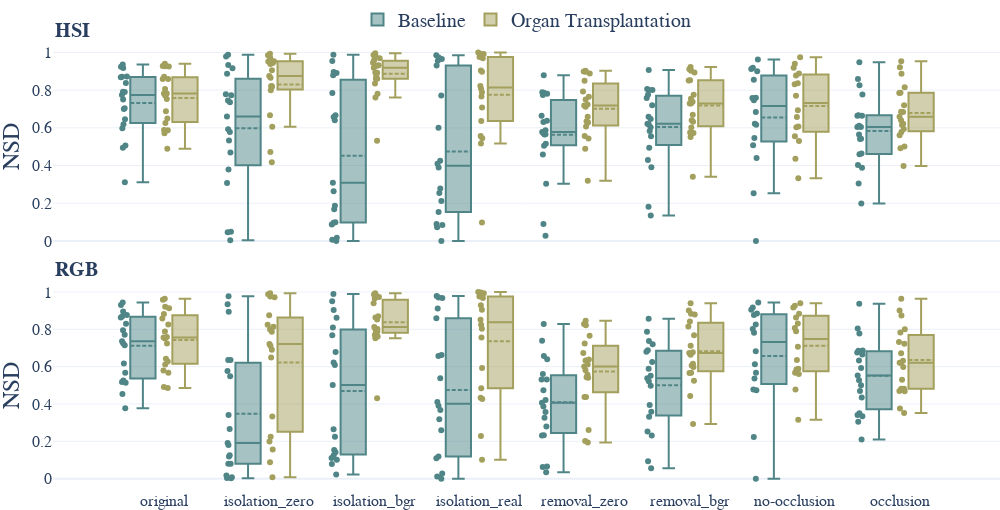

This figure's notebook cell:
### Code cell
fig = dataset_comparison(settings_seg.nsd_aggregation_short)
fig.update_yaxes(title="NSD")
fig.write_image(settings_context.paper_dir / "task_performance_NSD.pdf")
fig

### Figure 1 — Plotly figure (JSON) as saved in the notebook; plotly's stock layout.template omitted (floating-point values rounded to 4 significant figures)
{"data": [{"boxmean": true, "boxpoints": "all", "legendgroup": "baseline", "marker": {"color": "#508587"}, "name": "Baseline", "offsetgroup": "baseline", "showlegend": true, "text": ["stomach", "small_bowel", "colon", "liver", "gallbladder", "pancreas", "kidney", "spleen", "bladder", "omentum", "fat_subcutaneous", "lung", "heart", "skin", "muscle", "peritoneum", "major_vein", "kidney_with_Gerotas_fascia", "background"], "type": "box", "x": ["original", "original", "original", "original", "original", "original", "original", "original", "original", "original", "original", "original", "original", "original", "original", "original", "original", "original", "original"], "xaxis": "x", "y": [0.7902, 0.7915, 0.9242, 0.6459, 0.4944, 0.9171, 0.5979, 0.7034, 0.6184, 0.7747, 0.7, 0.7505, 0.8729, 0.8382, 0.5057, 0.8681, 0.8704, 0.3116, 0.9362], "yaxis": "y"}, {"boxmean": true, "boxpoints": "all", "legendgroup": "organ_transplantation", "marker": {"color": "#A39F5D"}, "name": "Organ Transplantation", "offsetgroup": "organ_transplantation", "showlegend": true, "text": ["stomach", "small_bowel", "colon", "liver", "gallbladder", "pancreas", "kidney", "spleen", "bladder", "omentum", "fat_subcutaneous", "lung", "heart", "skin", "muscle", "peritoneum", "major_vein", "kidney_with_Gerotas_fascia", "background"], "type": "box", "x": ["original", "original", "original", "original", "original", "original", "original", "original", "original", "original", "original", "original", "original", "original", "original", "original", "original", "original", "original"], "xaxis": "x", "y": [0.8059, 0.7825, 0.927, 0.6493, 0.4894, 0.9282, 0.6252, 0.6878, 0.5888, 0.7712, 0.7818, 0.7526, 0.8585, 0.871, 0.5715, 0.8585, 0.9402, 0.5878, 0.9252], "yaxis": "y"}, {"boxmean": true, "boxpoints": "all", "legendgroup": "baseline", "marker": {"color": "#508587"}, "name": "Baseline", "offsetgroup": "baseline", "showlegend": false, "text": ["stomach", "small_bowel", "colon", "liver", "gallbladder", "pancreas", "kidney", "spleen", "bladder", "omentum", "fat_subcutaneous", "lung", "heart", "skin", "muscle", "peritoneum", "major_vein", "kidney_with_Gerotas_fascia", "background"], "type": "box", "x": ["isolation_zero", "isolation_zero", "isolation_zero", "isolation_zero", "isolation_zero", "isolation_zero", "isolation_zero", "isolation_zero", "isolation_zero", "isolation_zero", "isolation_zero", "isolation_zero", "isolation_zero", "isolation_zero", "isolation_zero", "isolation_zero", "isolation_zero", "isolation_zero", "isolation_zero"], "xaxis": "x", "y": [0.5325, 0.9786, 0.7783, 0.8873, 0.003813, 0.5777, 0.4687, 0.7724, 0.6604, 0.3072, 0.9159, 0.7445, 0.7362, 0.9337, 0.5931, 0.3795, 0.04847, 0.04664, 0.9872], "yaxis": "y"}, {"boxmean": true, "boxpoints": "all", "legendgroup": "organ_transplantation", "marker": {"color": "#A39F5D"}, "name": "Organ Transplantation", "offsetgroup": "organ_transplantation", "showlegend": false, "text": ["stomach", "small_bowel", "colon", "liver", "gallbladder", "pancreas", "kidney", "spleen", "bladder", "omentum", "fat_subcutaneous", "lung", "heart", "skin", "muscle", "peritoneum", "major_vein", "kidney_with_Gerotas_fascia", "background"], "type": "box", "x": ["isolation_zero", "isolation_zero", "isolation_zero", "isolation_zero", "isolation_zero", "isolation_zero", "isolation_zero", "isolation_zero", "isolation_zero", "isolation_zero", "isolation_zero", "isolation_zero", "isolation_zero", "isolation_zero", "isolation_zero", "isolation_zero", "isolation_zero", "isolation_zero", "isolation_zero"], "xaxis": "x", "y": [0.9388, 0.9538, 0.9438, 0.9521, 0.4717, 0.9703, 0.9057, 0.8744, 0.6058, 0.818, 0.8652, 0.7988, 0.9854, 0.822, 0.6674, 0.8211, 0.9533, 0.4181, 0.993], "yaxis": "y"}, {"boxmean": true, "boxpoints": "all", "legendgroup": "baseline", "marker": {"color": "#508587"}, "name": "Baseline", "offsetgroup": "baseline", "showlegend": false, "text": ["stomach", "small_bowel", "colon", "liver", "gallbladder", "pancreas", "kidney", "spleen", "bladder", "omentum", "fat_subcutaneous", "lung", "heart", "skin", "muscle", "peritoneum", "major_vein", "kidney_with_Gerotas_fascia", "background"], "type": "box", "x": ["isolation_bgr", "isolation_bgr", "isolation_bgr", "isolation_bgr", "isolation_bgr", "isolation_bgr", "isolation_bgr", "isolation_bgr", "isolation_bgr", "isolation_bgr", "isolation_bgr", "isolation_bgr", "isolation_bgr", "isolation_bgr", "isolation_bgr", "isolation_bgr", "isolation_bgr", "isolation_bgr", "isolation_bgr"], "xaxis": "x", "y": [0.09987, 0.8961, 0.658, 0.6674, 0.08674, 0.09663, 0.0175, 0.1676, 0.7846, 0.0058, 0.1874, 0.8905, 0.9545, 0.8793, 0.3081, 0.6396, 0.2642, 0, 0.9877], "yaxis": "y"}, {"boxmean": true, "boxpoints": "all", "legendgroup": "organ_transplantation", "marker": {"color": "#A39F5D"}, "name": "Organ Transplantation", "offsetgroup": "organ_transplantation", "showlegend": false, "text": ["stomach", "small_bowel", "colon", "liver", "gallbladder", "pancreas", "kidney", "spleen", "bladder", "omentum", "fat_subcutaneous", "lung", "heart", "skin", "muscle", "peritoneum", "major_vein", "kidney_with_Gerotas_fascia", "background"], "type": "box", "x": ["isolation_bgr", "isolation_bgr", "isolation_bgr", "isolation_bgr", "isolation_bgr", "isolation_bgr", "isolation_bgr", "isolation_bgr", "isolation_bgr", "isolation_bgr", "isolation_bgr", "isolation_bgr", "isolation_bgr", "isolation_bgr", "isolation_bgr", "isolation_bgr", "isolation_bgr", "isolation_bgr", "isolation_bgr"], "xaxis": "x", "y": [0.9321, 0.9449, 0.9689, 0.8936, 0.5313, 0.9318, 0.8921, 0.8741, 0.8602, 0.8603, 0.9596, 0.7814, 0.9861, 0.8346, 0.7615, 0.9193, 0.9819, 0.9293, 0.996], "yaxis": "y"}, {"boxmean": true, "boxpoints": "all", "legendgroup": "baseline", "marker": {"color": "#508587"}, "name": "Baseline", "offsetgroup": "baseline", "showlegend": false, "text": ["stomach", "small_bowel", "colon", "liver", "gallbladder", "pancreas", "kidney", "spleen", "bladder", "omentum", "lung", "heart", "skin", "muscle", "peritoneum", "major_vein", "kidney_with_Gerotas_fascia", "background"], "type": "box", "x": ["isolation_real", "isolation_real", "isolation_real", "isolation_real", "isolation_real", "isolation_real", "isolation_real", "isolation_real", "isolation_real", "isolation_real", "isolation_real", "isolation_real", "isolation_real", "isolation_real", "isolation_real", "isolation_real", "isolation_real", "isolation_real"], "xaxis": "x", "y": [0.2541, 0.7712, 0.985, 0.2777, 0.07218, 0.08433, 0.389, 0.153, 0.4256, 0, 0.9733, 0.9558, 0.9301, 0.09041, 0.6009, 0.409, 0.2122, 0.9654], "yaxis": "y"}, {"boxmean": true, "boxpoints": "all", "legendgroup": "organ_transplantation", "marker": {"color": "#A39F5D"}, "name": "Organ Transplantation", "offsetgroup": "organ_transplantation", "showlegend": false, "text": ["stomach", "small_bowel", "colon", "liver", "gallbladder", "pancreas", "kidney", "spleen", "bladder", "omentum", "lung", "heart", "skin", "muscle", "peritoneum", "major_vein", "kidney_with_Gerotas_fascia", "background"], "type": "box", "x": ["isolation_real", "isolation_real", "isolation_real", "isolation_real", "isolation_real", "isolation_real", "isolation_real", "isolation_real", "isolation_real", "isolation_real", "isolation_real", "isolation_real", "isolation_real", "isolation_real", "isolation_real", "isolation_real", "isolation_real", "isolation_real"], "xaxis": "x", "y": [0.7085, 0.8973, 0.9697, 0.557, 0.5448, 0.6358, 0.8074, 0.7667, 0.7888, 0.9046, 0.9852, 0.9919, 0.9911, 0.09752, 0.8213, 1, 0.5173, 0.9764], "yaxis": "y"}, {"boxmean": true, "boxpoints": "all", "legendgroup": "baseline", "marker": {"color": "#508587"}, "name": "Baseline", "offsetgroup": "baseline", "showlegend": false, "text": ["stomach", "small_bowel", "colon", "liver", "gallbladder", "pancreas", "kidney", "spleen", "bladder", "omentum", "fat_subcutaneous", "lung", "heart", "skin", "muscle", "peritoneum", "major_vein", "kidney_with_Gerotas_fascia", "background"], "type": "box", "x": ["removal_zero", "removal_zero", "removal_zero", "removal_zero", "removal_zero", "removal_zero", "removal_zero", "removal_zero", "removal_zero", "removal_zero", "removal_zero", "removal_zero", "removal_zero", "removal_zero", "removal_zero", "removal_zero", "removal_zero", "removal_zero", "removal_zero"], "xaxis": "x", "y": [0.5056, 0.6642, 0.7857, 0.5657, 0.02794, 0.789, 0.4581, 0.6372, 0.3029, 0.5871, 0.5782, 0.6313, 0.7813, 0.7747, 0.5159, 0.5712, 0.5646, 0.08983, 0.8786], "yaxis": "y"}, {"boxmean": true, "boxpoints": "all", "legendgroup": "organ_transplantation", "marker": {"color": "#A39F5D"}, "name": "Organ Transplantation", "offsetgroup": "organ_transplantation", "showlegend": false, "text": ["stomach", "small_bowel", "colon", "liver", "gallbladder", "pancreas", "kidney", "spleen", "bladder", "omentum", "fat_subcutaneous", "lung", "heart", "skin", "muscle", "peritoneum", "major_vein", "kidney_with_Gerotas_fascia", "background"], "type": "box", "x": ["removal_zero", "removal_zero", "removal_zero", "removal_zero", "removal_zero", "removal_zero", "removal_zero", "removal_zero", "removal_zero", "removal_zero", "removal_zero", "removal_zero", "removal_zero", "removal_zero", "removal_zero", "removal_zero", "removal_zero", "removal_zero", "removal_zero"], "xaxis": "x", "y": [0.7505, 0.7648, 0.8986, 0.6345, 0.3188, 0.9033, 0.6072, 0.6592, 0.4895, 0.7113, 0.6283, 0.7186, 0.8496, 0.7926, 0.5562, 0.7235, 0.8979, 0.5435, 0.8885], "yaxis": "y"}, {"boxmean": true, "boxpoints": "all", "legendgroup": "baseline", "marker": {"color": "#508587"}, "name": "Baseline", "offsetgroup": "baseline", "showlegend": false, "text": ["stomach", "small_bowel", "colon", "liver", "gallbladder", "pancreas", "kidney", "spleen", "bladder", "omentum", "fat_subcutaneous", "lung", "heart", "skin", "muscle", "peritoneum", "major_vein", "kidney_with_Gerotas_fascia", "background"], "type": "box", "x": ["removal_bgr", "removal_bgr", "removal_bgr", "removal_bgr", "removal_bgr", "removal_bgr", "removal_bgr", "removal_bgr", "removal_bgr", "removal_bgr", "removal_bgr", "removal_bgr", "removal_bgr", "removal_bgr", "removal_bgr", "removal_bgr", "removal_bgr", "removal_bgr", "removal_bgr"], "xaxis": "x", "y": [0.6033, 0.7195, 0.8007, 0.5831, 0.1813, 0.8055, 0.4942, 0.6175, 0.43, 0.6473, 0.5557, 0.6591, 0.8005, 0.7751, 0.3915, 0.6215, 0.758, 0.135, 0.9068], "yaxis": "y"}, {"boxmean": true, "boxpoints": "all", "legendgroup": "organ_transplantation", "marker": {"color": "#A39F5D"}, "name": "Organ Transplantation", "offsetgroup": "organ_transplantation", "showlegend": false, "text": ["stomach", "small_bowel", "colon", "liver", "gallbladder", "pancreas", "kidney", "spleen", "bladder", "omentum", "fat_subcutaneous", "lung", "heart", "skin", "muscle", "peritoneum", "major_vein", "kidney_with_Gerotas_fascia", "background"], "type": "box", "x": ["removal_bgr", "removal_bgr", "removal_bgr", "removal_bgr", "removal_bgr", "removal_bgr", "removal_bgr", "removal_bgr", "removal_bgr", "removal_bgr", "removal_bgr", "removal_bgr", "removal_bgr", "removal_bgr", "removal_bgr", "removal_bgr", "removal_bgr", "removal_bgr", "removal_bgr"], "xaxis": "x", "y": [0.754, 0.7761, 0.9102, 0.6323, 0.3409, 0.9027, 0.6012, 0.669, 0.5513, 0.7293, 0.6408, 0.7297, 0.853, 0.8513, 0.5753, 0.7389, 0.9223, 0.572, 0.8939], "yaxis": "y"}, {"boxmean": true, "boxpoints": "all", "legendgroup": "baseline", "marker": {"color": "#508587"}, "name": "Baseline", "offsetgroup": "baseline", "showlegend": false, "text": ["stomach", "small_bowel", "colon", "liver", "gallbladder", "kidney", "spleen", "bladder", "omentum", "fat_subcutaneous", "lung", "heart", "skin", "muscle", "peritoneum", "background"], "type": "box", "x": ["no-occlusion", "no-occlusion", "no-occlusion", "no-occlusion", "no-occlusion", "no-occlusion", "no-occlusion", "no-occlusion", "no-occlusion", "no-occlusion", "no-occlusion", "no-occlusion", "no-occlusion", "no-occlusion", "no-occlusion", "no-occlusion"], "xaxis": "x", "y": [0.7602, 0.758, 0.9123, 0.5465, 0.253, 0, 0.6213, 0.6164, 0.747, 0.5078, 0.6844, 0.9, 0.9627, 0.4398, 0.8555, 0.9183], "yaxis": "y"}, {"boxmean": true, "boxpoints": "all", "legendgroup": "organ_transplantation", "marker": {"color": "#A39F5D"}, "name": "Organ Transplantation", "offsetgroup": "organ_transplantation", "showlegend": false, "text": ["stomach", "small_bowel", "colon", "liver", "gallbladder", "kidney", "spleen", "bladder", "omentum", "fat_subcutaneous", "lung", "heart", "skin", "muscle", "peritoneum", "background"], "type": "box", "x": ["no-occlusion", "no-occlusion", "no-occlusion", "no-occlusion", "no-occlusion", "no-occlusion", "no-occlusion", "no-occlusion", "no-occlusion", "no-occlusion", "no-occlusion", "no-occlusion", "no-occlusion", "no-occlusion", "no-occlusion", "no-occlusion"], "xaxis": "x", "y": [0.8313, 0.7705, 0.9399, 0.6076, 0.3323, 0.4357, 0.6575, 0.6027, 0.8369, 0.5299, 0.6931, 0.8771, 0.974, 0.5557, 0.8878, 0.9181], "yaxis": "y"}, {"boxmean": true, "boxpoints": "all", "legendgroup": "baseline", "marker": {"color": "#508587"}, "name": "Baseline", "offsetgroup": "baseline", "showlegend": false, "text": ["stomach", "small_bowel", "colon", "liver", "gallbladder", "pancreas", "kidney", "spleen", "bladder", "omentum", "fat_subcutaneous", "lung", "heart", "skin", "muscle", "peritoneum", "major_vein", "kidney_with_Gerotas_fascia", "background"], "type": "box", "x": ["occlusion", "occlusion", "occlusion", "occlusion", "occlusion", "occlusion", "occlusion", "occlusion", "occlusion", "occlusion", "occlusion", "occlusion", "occlusion", "occlusion", "occlusion", "occlusion", "occlusion", "occlusion", "occlusion"], "xaxis": "x", "y": [0.3044, 0.6668, 0.6645, 0.4597, 0.3885, 0.1982, 0.5653, 0.5406, 0.5421, 0.6051, 0.6643, 0.8595, 0.9484, 0.6048, 0.464, 0.6112, 0.8258, 0.4024, 0.7763], "yaxis": "y"}, {"boxmean": true, "boxpoints": "all", "legendgroup": "organ_transplantation", "marker": {"color": "#A39F5D"}, "name": "Organ Transplantation", "offsetgroup": "organ_transplantation", "showlegend": false, "text": ["stomach", "small_bowel", "colon", "liver", "gallbladder", "pancreas", "kidney", "spleen", "bladder", "omentum", "fat_subcutaneous", "lung", "heart", "skin", "muscle", "peritoneum", "major_vein", "kidney_with_Gerotas_fascia", "background"], "type": "box", "x": ["occlusion", "occlusion", "occlusion", "occlusion", "occlusion", "occlusion", "occlusion", "occlusion", "occlusion", "occlusion", "occlusion", "occlusion", "occlusion", "occlusion", "occlusion", "occlusion", "occlusion", "occlusion", "occlusion"], "xaxis": "x", "y": [0.5943, 0.7194, 0.8151, 0.5006, 0.3974, 0.6837, 0.64, 0.4923, 0.5775, 0.6594, 0.786, 0.8868, 0.9535, 0.6145, 0.6212, 0.6853, 0.9209, 0.5609, 0.7843], "yaxis": "y"}, {"boxmean": true, "boxpoints": "all", "legendgroup": "baseline", "marker": {"color": "#508587"}, "name": "Baseline", "offsetgroup": "baseline", "showlegend": false, "text": ["stomach", "small_bowel", "colon", "liver", "gallbladder", "pancreas", "kidney", "spleen", "bladder", "omentum", "fat_subcutaneous", "lung", "heart", "skin", "muscle", "peritoneum", "major_vein", "kidney_with_Gerotas_fascia", "background"], "type": "box", "x": ["original", "original", "original", "original", "original", "original", "original", "original", "original", "original", "original", "original", "original", "original", "original", "original", "original", "original", "original"], "xaxis": "x2", "y": [0.725, 0.7946, 0.8954, 0.6165, 0.5174, 0.9437, 0.5142, 0.5672, 0.5264, 0.7709, 0.714, 0.7355, 0.8686, 0.8636, 0.4536, 0.8303, 0.8772, 0.3777, 0.9298], "yaxis": "y2"}, {"boxmean": true, "boxpoints": "all", "legendgroup": "organ_transplantation", "marker": {"color": "#A39F5D"}, "name": "Organ Transplantation", "offsetgroup": "organ_transplantation", "showlegend": false, "text": ["stomach", "small_bowel", "colon", "liver", "gallbladder", "pancreas", "kidney", "spleen", "bladder", "omentum", "fat_subcutaneous", "lung", "heart", "skin", "muscle", "peritoneum", "major_vein", "kidney_with_Gerotas_fascia", "background"], "type": "box", "x": ["original", "original", "original", "original", "original", "original", "original", "original", "original", "original", "original", "original", "original", "original", "original", "original", "original", "original", "original"], "xaxis": "x2", "y": [0.7568, 0.7877, 0.9124, 0.6428, 0.4905, 0.9579, 0.6276, 0.6113, 0.5793, 0.7592, 0.7235, 0.7514, 0.8576, 0.8816, 0.5667, 0.8259, 0.9641, 0.4859, 0.921], "yaxis": "y2"}, {"boxmean": true, "boxpoints": "all", "legendgroup": "baseline", "marker": {"color": "#508587"}, "name": "Baseline", "offsetgroup": "baseline", "showlegend": false, "text": ["stomach", "small_bowel", "colon", "liver", "gallbladder", "pancreas", "kidney", "spleen", "bladder", "omentum", "fat_subcutaneous", "lung", "heart", "skin", "muscle", "peritoneum", "major_vein", "kidney_with_Gerotas_fascia", "background"], "type": "box", "x": ["isolation_zero", "isolation_zero", "isolation_zero", "isolation_zero", "isolation_zero", "isolation_zero", "isolation_zero", "isolation_zero", "isolation_zero", "isolation_zero", "isolation_zero", "isolation_zero", "isolation_zero", "isolation_zero", "isolation_zero", "isolation_zero", "isolation_zero", "isolation_zero", "isolation_zero"], "xaxis": "x2", "y": [0.1799, 0.341, 0.5482, 0.635, 0.003395, 0.2661, 0.07993, 0.1905, 0.07966, 0.1259, 0.1188, 0.8945, 0.9345, 0.635, 0.007025, 0.5764, 0.01727, 0.001616, 0.9772], "yaxis": "y2"}, {"boxmean": true, "boxpoints": "all", "legendgroup": "organ_transplantation", "marker": {"color": "#A39F5D"}, "name": "Organ Transplantation", "offsetgroup": "organ_transplantation", "showlegend": false, "text": ["stomach", "small_bowel", "colon", "liver", "gallbladder", "pancreas", "kidney", "spleen", "bladder", "omentum", "fat_subcutaneous", "lung", "heart", "skin", "muscle", "peritoneum", "major_vein", "kidney_with_Gerotas_fascia", "background"], "type": "box", "x": ["isolation_zero", "isolation_zero", "isolation_zero", "isolation_zero", "isolation_zero", "isolation_zero", "isolation_zero", "isolation_zero", "isolation_zero", "isolation_zero", "isolation_zero", "isolation_zero", "isolation_zero", "isolation_zero", "isolation_zero", "isolation_zero", "isolation_zero", "isolation_zero", "isolation_zero"], "xaxis": "x2", "y": [0.7209, 0.825, 0.8752, 0.7119, 0.00778, 0.9878, 0.7875, 0.2244, 0.08826, 0.9717, 0.6494, 0.7992, 0.9752, 0.8131, 0.3333, 0.6909, 0.1993, 0.1555, 0.9934], "yaxis": "y2"}, {"boxmean": true, "boxpoints": "all", "legendgroup": "baseline", "marker": {"color": "#508587"}, "name": "Baseline", "offsetgroup": "baseline", "showlegend": false, "text": ["stomach", "small_bowel", "colon", "liver", "gallbladder", "pancreas", "kidney", "spleen", "bladder", "omentum", "fat_subcutaneous", "lung", "heart", "skin", "muscle", "peritoneum", "major_vein", "kidney_with_Gerotas_fascia", "background"], "type": "box", "x": ["isolation_bgr", "isolation_bgr", "isolation_bgr", "isolation_bgr", "isolation_bgr", "isolation_bgr", "isolation_bgr", "isolation_bgr", "isolation_bgr", "isolation_bgr", "isolation_bgr", "isolation_bgr", "isolation_bgr", "isolation_bgr", "isolation_bgr", "isolation_bgr", "isolation_bgr", "isolation_bgr", "isolation_bgr"], "xaxis": "x2", "y": [0.07797, 0.9029, 0.8091, 0.9509, 0.02213, 0.1414, 0.2645, 0.2241, 0.5013, 0.1006, 0.6786, 0.8618, 0.7678, 0.6089, 0.1254, 0.6216, 0.1527, 0.1101, 0.9888], "yaxis": "y2"}, {"boxmean": true, "boxpoints": "all", "legendgroup": "organ_transplantation", "marker": {"color": "#A39F5D"}, "name": "Organ Transplantation", "offsetgroup": "organ_transplantation", "showlegend": false, "text": ["stomach", "small_bowel", "colon", "liver", "gallbladder", "pancreas", "kidney", "spleen", "bladder", "omentum", "fat_subcutaneous", "lung", "heart", "skin", "muscle", "peritoneum", "major_vein", "kidney_with_Gerotas_fascia", "background"], "type": "box", "x": ["isolation_bgr", "isolation_bgr", "isolation_bgr", "isolation_bgr", "isolation_bgr", "isolation_bgr", "isolation_bgr", "isolation_bgr", "isolation_bgr", "isolation_bgr", "isolation_bgr", "isolation_bgr", "isolation_bgr", "isolation_bgr", "isolation_bgr", "isolation_bgr", "isolation_bgr", "isolation_bgr", "isolation_bgr"], "xaxis": "x2", "y": [0.7878, 0.965, 0.9738, 0.8635, 0.4307, 0.9866, 0.7947, 0.8014, 0.7523, 0.8523, 0.813, 0.801, 0.9867, 0.8698, 0.7691, 0.7608, 0.9401, 0.7787, 0.9927], "yaxis": "y2"}, {"boxmean": true, "boxpoints": "all", "legendgroup": "baseline", "marker": {"color": "#508587"}, "name": "Baseline", "offsetgroup": "baseline", "showlegend": false, "text": ["stomach", "small_bowel", "colon", "liver", "gallbladder", "pancreas", "kidney", "spleen", "bladder", "omentum", "lung", "heart", "skin", "muscle", "peritoneum", "major_vein", "kidney_with_Gerotas_fascia", "background"], "type": "box", "x": ["isolation_real", "isolation_real", "isolation_real", "isolation_real", "isolation_real", "isolation_real", "isolation_real", "isolation_real", "isolation_real", "isolation_real", "isolation_real", "isolation_real", "isolation_real", "isolation_real", "isolation_real", "isolation_real", "isolation_real", "isolation_real"], "xaxis": "x2", "y": [0.3672, 0.8597, 0.9787, 0.391, 0.1091, 0.01095, 0.4103, 0.02779, 0.5384, 0, 0.9701, 0.9113, 0.6568, 0.1186, 0.6622, 0.2597, 0.3178, 0.9677], "yaxis": "y2"}, {"boxmean": true, "boxpoints": "all", "legendgroup": "organ_transplantation", "marker": {"color": "#A39F5D"}, "name": "Organ Transplantation", "offsetgroup": "organ_transplantation", "showlegend": false, "text": ["stomach", "small_bowel", "colon", "liver", "gallbladder", "pancreas", "kidney", "spleen", "bladder", "omentum", "lung", "heart", "skin", "muscle", "peritoneum", "major_vein", "kidney_with_Gerotas_fascia", "background"], "type": "box", "x": ["isolation_real", "isolation_real", "isolation_real", "isolation_real", "isolation_real", "isolation_real", "isolation_real", "isolation_real", "isolation_real", "isolation_real", "isolation_real", "isolation_real", "isolation_real", "isolation_real", "isolation_real", "isolation_real", "isolation_real", "isolation_real"], "xaxis": "x2", "y": [0.8248, 0.9288, 0.993, 0.4264, 0.2279, 0.8513, 0.8033, 0.5929, 0.7557, 1, 0.9897, 0.9966, 0.9759, 0.1015, 0.9043, 0.4336, 0.484, 0.9683], "yaxis": "y2"}, {"boxmean": true, "boxpoints": "all", "legendgroup": "baseline", "marker": {"color": "#508587"}, "name": "Baseline", "offsetgroup": "baseline", "showlegend": false, "text": ["stomach", "small_bowel", "colon", "liver", "gallbladder", "pancreas", "kidney", "spleen", "bladder", "omentum", "fat_subcutaneous", "lung", "heart", "skin", "muscle", "peritoneum", "major_vein", "kidney_with_Gerotas_fascia", "background"], "type": "box", "x": ["removal_zero", "removal_zero", "removal_zero", "removal_zero", "removal_zero", "removal_zero", "removal_zero", "removal_zero", "removal_zero", "removal_zero", "removal_zero", "removal_zero", "removal_zero", "removal_zero", "removal_zero", "removal_zero", "removal_zero", "removal_zero", "removal_zero"], "xaxis": "x2", "y": [0.3565, 0.561, 0.6391, 0.4065, 0.0618, 0.3859, 0.2796, 0.2322, 0.06461, 0.5317, 0.3266, 0.5309, 0.7392, 0.6568, 0.2316, 0.4741, 0.4213, 0.03408, 0.8291], "yaxis": "y2"}, {"boxmean": true, "boxpoints": "all", "legendgroup": "organ_transplantation", "marker": {"color": "#A39F5D"}, "name": "Organ Transplantation", "offsetgroup": "organ_transplantation", "showlegend": false, "text": ["stomach", "small_bowel", "colon", "liver", "gallbladder", "pancreas", "kidney", "spleen", "bladder", "omentum", "fat_subcutaneous", "lung", "heart", "skin", "muscle", "peritoneum", "major_vein", "kidney_with_Gerotas_fascia", "background"], "type": "box", "x": ["removal_zero", "removal_zero", "removal_zero", "removal_zero", "removal_zero", "removal_zero", "removal_zero", "removal_zero", "removal_zero", "removal_zero", "removal_zero", "removal_zero", "removal_zero", "removal_zero", "removal_zero", "removal_zero", "removal_zero", "removal_zero", "removal_zero"], "xaxis": "x2", "y": [0.5809, 0.7245, 0.8214, 0.5426, 0.1934, 0.5567, 0.5404, 0.4377, 0.202, 0.6333, 0.6116, 0.6388, 0.8457, 0.7654, 0.437, 0.6737, 0.601, 0.2609, 0.8289], "yaxis": "y2"}, {"boxmean": true, "boxpoints": "all", "legendgroup": "baseline", "marker": {"color": "#508587"}, "name": "Baseline", "offsetgroup": "baseline", "showlegend": false, "text": ["stomach", "small_bowel", "colon", "liver", "gallbladder", "pancreas", "kidney", "spleen", "bladder", "omentum", "fat_subcutaneous", "lung", "heart", "skin", "muscle", "peritoneum", "major_vein", "kidney_with_Gerotas_fascia", "background"], "type": "box", "x": ["removal_bgr", "removal_bgr", "removal_bgr", "removal_bgr", "removal_bgr", "removal_bgr", "removal_bgr", "removal_bgr", "removal_bgr", "removal_bgr", "removal_bgr", "removal_bgr", "removal_bgr", "removal_bgr", "removal_bgr", "removal_bgr", "removal_bgr", "removal_bgr", "removal_bgr"], "xaxis": "x2", "y": [0.5216, 0.6879, 0.7371, 0.498, 0.05541, 0.7863, 0.3311, 0.3946, 0.2315, 0.5893, 0.5508, 0.6253, 0.7201, 0.6792, 0.3585, 0.5383, 0.2521, 0.09356, 0.8564], "yaxis": "y2"}, {"boxmean": true, "boxpoints": "all", "legendgroup": "organ_transplantation", "marker": {"color": "#A39F5D"}, "name": "Organ Transplantation", "offsetgroup": "organ_transplantation", "showlegend": false, "text": ["stomach", "small_bowel", "colon", "liver", "gallbladder", "pancreas", "kidney", "spleen", "bladder", "omentum", "fat_subcutaneous", "lung", "heart", "skin", "muscle", "peritoneum", "major_vein", "kidney_with_Gerotas_fascia", "background"], "type": "box", "x": ["removal_bgr", "removal_bgr", "removal_bgr", "removal_bgr", "removal_bgr", "removal_bgr", "removal_bgr", "removal_bgr", "removal_bgr", "removal_bgr", "removal_bgr", "removal_bgr", "removal_bgr", "removal_bgr", "removal_bgr", "removal_bgr", "removal_bgr", "removal_bgr", "removal_bgr"], "xaxis": "x2", "y": [0.6635, 0.7686, 0.883, 0.6151, 0.2925, 0.9003, 0.6064, 0.5665, 0.5244, 0.6774, 0.5982, 0.7116, 0.8422, 0.8153, 0.5673, 0.6737, 0.9401, 0.4423, 0.8792], "yaxis": "y2"}, {"boxmean": true, "boxpoints": "all", "legendgroup": "baseline", "marker": {"color": "#508587"}, "name": "Baseline", "offsetgroup": "baseline", "showlegend": false, "text": ["stomach", "small_bowel", "colon", "liver", "gallbladder", "kidney", "spleen", "bladder", "omentum", "fat_subcutaneous", "lung", "heart", "skin", "muscle", "peritoneum", "background"], "type": "box", "x": ["no-occlusion", "no-occlusion", "no-occlusion", "no-occlusion", "no-occlusion", "no-occlusion", "no-occlusion", "no-occlusion", "no-occlusion", "no-occlusion", "no-occlusion", "no-occlusion", "no-occlusion", "no-occlusion", "no-occlusion", "no-occlusion"], "xaxis": "x2", "y": [0.801, 0.7818, 0.9054, 0.5674, 0.223, 0, 0.6135, 0.4772, 0.8262, 0.537, 0.6819, 0.877, 0.9438, 0.4739, 0.8851, 0.9163], "yaxis": "y2"}, {"boxmean": true, "boxpoints": "all", "legendgroup": "organ_transplantation", "marker": {"color": "#A39F5D"}, "name": "Organ Transplantation", "offsetgroup": "organ_transplantation", "showlegend": false, "text": ["stomach", "small_bowel", "colon", "liver", "gallbladder", "kidney", "spleen", "bladder", "omentum", "fat_subcutaneous", "lung", "heart", "skin", "muscle", "peritoneum", "background"], "type": "box", "x": ["no-occlusion", "no-occlusion", "no-occlusion", "no-occlusion", "no-occlusion", "no-occlusion", "no-occlusion", "no-occlusion", "no-occlusion", "no-occlusion", "no-occlusion", "no-occlusion", "no-occlusion", "no-occlusion", "no-occlusion", "no-occlusion"], "xaxis": "x2", "y": [0.863, 0.79, 0.9259, 0.5881, 0.3149, 0.4769, 0.6359, 0.5667, 0.8064, 0.584, 0.7062, 0.8831, 0.9394, 0.5609, 0.8315, 0.9174], "yaxis": "y2"}, {"boxmean": true, "boxpoints": "all", "legendgroup": "baseline", "marker": {"color": "#508587"}, "name": "Baseline", "offsetgroup": "baseline", "showlegend": false, "text": ["stomach", "small_bowel", "colon", "liver", "gallbladder", "pancreas", "kidney", "spleen", "bladder", "omentum", "fat_subcutaneous", "lung", "heart", "skin", "muscle", "peritoneum", "major_vein", "kidney_with_Gerotas_fascia", "background"], "type": "box", "x": ["occlusion", "occlusion", "occlusion", "occlusion", "occlusion", "occlusion", "occlusion", "occlusion", "occlusion", "occlusion", "occlusion", "occlusion", "occlusion", "occlusion", "occlusion", "occlusion", "occlusion", "occlusion", "occlusion"], "xaxis": "x2", "y": [0.3043, 0.6644, 0.6761, 0.434, 0.2093, 0.553, 0.5277, 0.3502, 0.4691, 0.334, 0.6863, 0.805, 0.9374, 0.5932, 0.5009, 0.6327, 0.6848, 0.341, 0.7769], "yaxis": "y2"}, {"boxmean": true, "boxpoints": "all", "legendgroup": "organ_transplantation", "marker": {"color": "#A39F5D"}, "name": "Organ Transplantation", "offsetgroup": "organ_transplantation", "showlegend": false, "text": ["stomach", "small_bowel", "colon", "liver", "gallbladder", "pancreas", "kidney", "spleen", "bladder", "omentum", "fat_subcutaneous", "lung", "heart", "skin", "muscle", "peritoneum", "major_vein", "kidney_with_Gerotas_fascia", "background"], "type": "box", "x": ["occlusion", "occlusion", "occlusion", "occlusion", "occlusion", "occlusion", "occlusion", "occlusion", "occlusion", "occlusion", "occlusion", "occlusion", "occlusion", "occlusion", "occlusion", "occlusion", "occlusion", "occlusion", "occlusion"], "xaxis": "x2", "y": [0.3763, 0.7225, 0.7316, 0.4821, 0.3511, 0.6722, 0.6204, 0.4821, 0.5297, 0.4688, 0.7826, 0.8742, 0.9632, 0.6203, 0.6309, 0.5974, 0.9005, 0.4693, 0.8007], "yaxis": "y2"}], "layout": {"annotations": [{"font": {"size": 20}, "showarrow": false, "text": "<b>HSI</b>", "x": 0, "xanchor": "left", "xref": "paper", "y": 1.0, "yanchor": "bottom", "yref": "paper"}, {"font": {"size": 20}, "showarrow": false, "text": "<b>RGB</b>", "x": 0, "xanchor": "left", "xref": "paper", "y": 0.465, "yanchor": "bottom", "yref": "paper"}], "boxgap": 0.2, "boxgroupgap": 0.4, "boxmode": "group", "font": {"family": "Libertinus Serif", "size": 20}, "height": 510, "legend": {"orientation": "h", "x": 0.5, "xanchor": "center", "y": 1.01, "yanchor": "bottom"}, "margin": {"b": 0, "l": 0, "r": 0, "t": 0}, "width": 1000, "xaxis": {"anchor": "y", "domain": [0, 1], "matches": "x2", "range": [-0.52, 7.4], "showticklabels": false, "tickfont": {"size": 16}, "type": "category"}, "xaxis2": {"anchor": "y2", "domain": [0, 1], "tickfont": {"size": 16}, "type": "category"}, "yaxis": {"anchor": "x", "domain": [0.535, 1.0], "range": [-0.05, 1.05], "tickfont": {"size": 16}, "title": {"text": "NSD"}, "type": "linear"}, "yaxis2": {"anchor": "x2", "autorange": true, "domain": [0, 0.465], "range": [-0.05556, 1.056], "tickfont": {"size": 16}, "title": {"text": "NSD"}, "type": "linear"}}}
